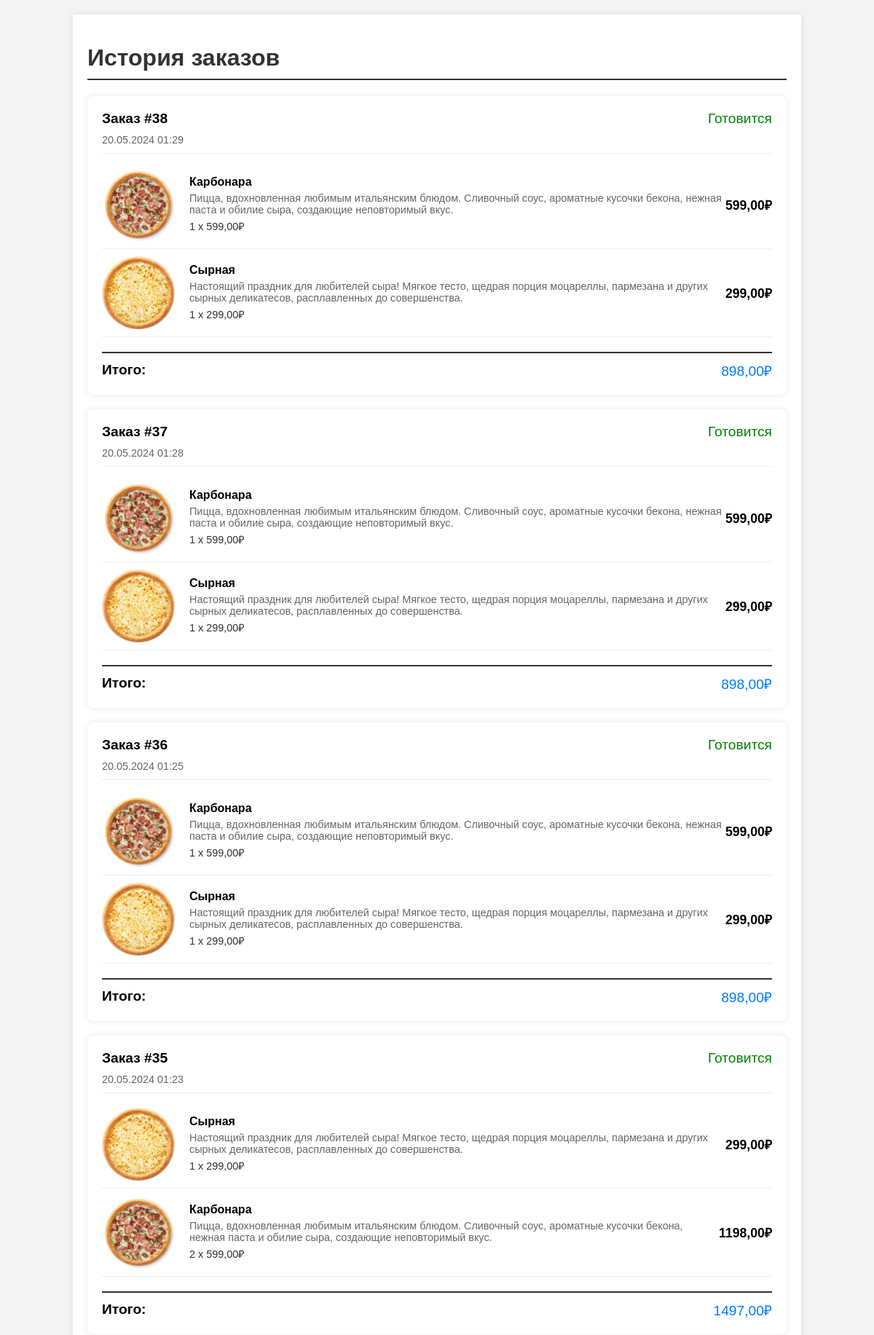
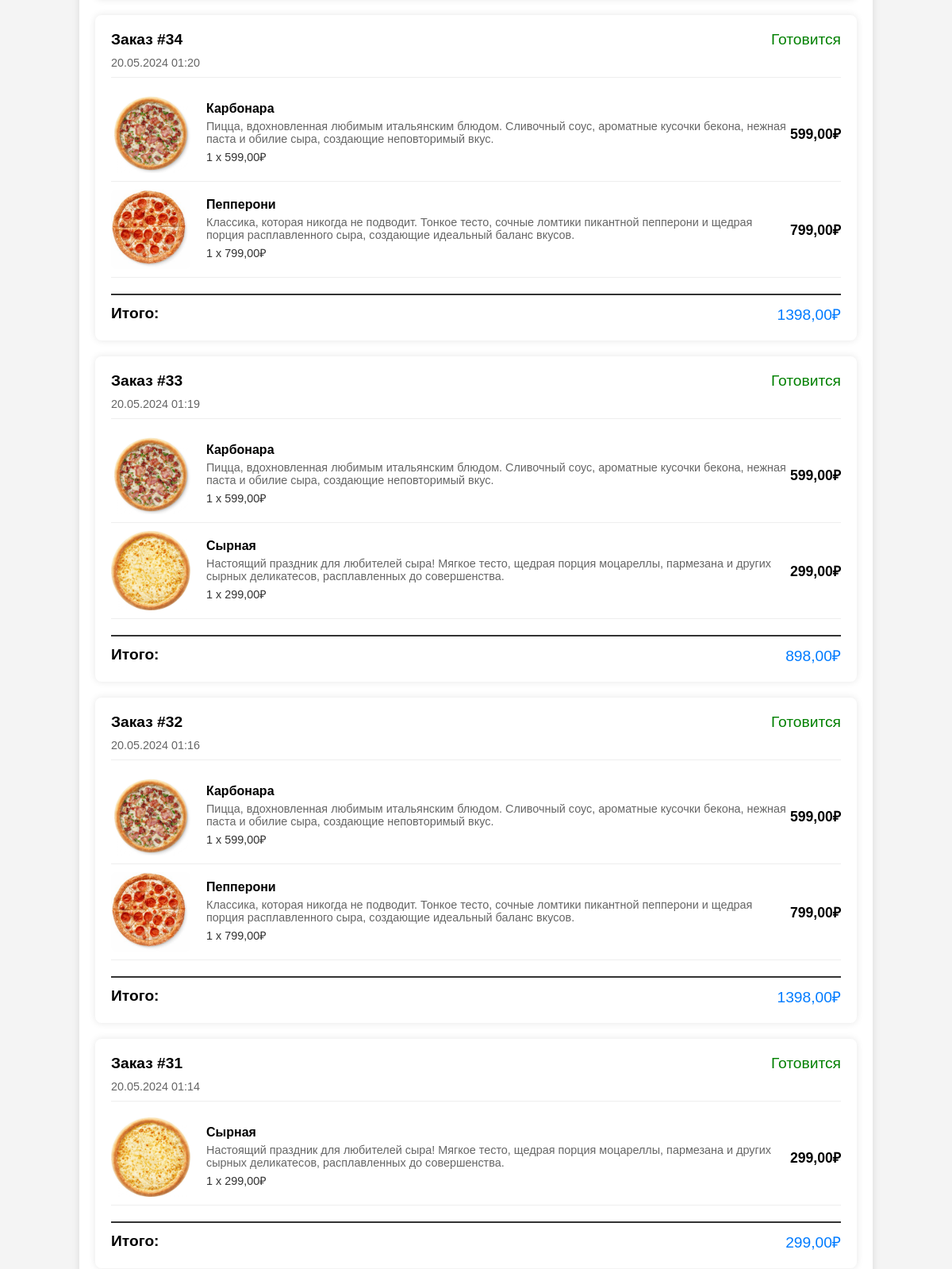
Screenshot of /order_history/ (signed in, upper part) with the database file from the repository (2 pictures, top to bottom).
### main/models.py (models this page shows, shortened)
class Order(models.Model):
    STATUS_CHOICES = [
        ('Готовится', 'Готовится'),
        ('В пути', 'В пути'),
        ('Завершен', 'Завершен'),
    ]
    user = models.ForeignKey(User, on_delete=models.CASCADE)
    created_at = models.DateTimeField(auto_now_add=True)
    status = models.CharField(max_length=20, choices=STATUS_CHOICES, default='Готовится')
    def get_total_cost(self):
        return sum(item.get_total_price for item in self.orderitem_set.all())

class Pizza(models.Model):
    name = models.CharField(max_length=100, verbose_name='Название')
    image = models.ImageField(upload_to='pizza_images', verbose_name='Изображение')
    price = models.DecimalField(max_digits=6, decimal_places=2, verbose_name='Цена')
    description = models.TextField(verbose_name='Описание', default='Описание пиццы')
    ingredients = models.ManyToManyField('Ingredient', blank=True, verbose_name='Ингредиенты')
    class Meta:
        verbose_name = 'Пицца'
        verbose_name_plural = 'Пиццы'

### main/views.py (the view)
# urls.py: path('order_history/', views.order_history, name='order_history'),
@login_required
def order_history(request):
    orders = Order.objects.filter(user=request.user).order_by('-created_at')
    order_data = []
    for order in orders:
        items = order.orderitem_set.all()
        item_list = []
        for item in items:
            item_list.append({
                'pizza_name': item.pizza.name,
                'description': item.pizza.description,
                'image_url': item.pizza.image.url,  # Исправлено для получения URL изображения
                'quantity': item.quantity,
                'price': item.pizza.price,
                'total_price': item.quantity * item.pizza.price
            })
        order_data.append({
            'id': order.id,
            'created_at': order.created_at,
            'items': item_list,
            'total_cost': order.get_total_cost()
        })
    context = {'orders': order_data}
    return render(request, 'main/order_history.html', context)

### main/models.py (called while the page is built)
    @property
    def get_total_price(self):
        return self.quantity * self.pizza.price

### main/templates/main/order_history.html (shortened to what this page needs)
{% load static %}
<!DOCTYPE html>
<html lang="ru">
<head>
    <link rel="stylesheet" href="{% static 'main/css/order_history.css' %}">
</head>
<body>
    <div class="container">
        <header>
            <h1>История заказов</h1>
        </header>
        <main>
            {% for order in orders %}
                <div class="order-card">
                    <div class="order-header">
                        <span class="order-id" data-order-id="{{ order.id }}">Заказ #{{ order.id }}</span>
                        <span id="order-status-{{ order.id }}" class="order-status">{{ order.status }}</span>
                    </div>
                    <div class="order-date">
                        {{ order.created_at|date:"d.m.Y H:i" }}
                    </div>
                    <div class="order-details">
                        {% for item in order.items %}
                            <div class="order-item">
                                <img src="{{ item.image_url }}" alt="{{ item.pizza_name }}">
                                <div class="item-info">
                                    <div class="item-name">{{ item.pizza_name }}</div>
                                    <div class="item-description">{{ item.description }}</div>
                                    <div class="item-quantity-price">{{ item.quantity }} x {{ item.price }}₽</div>
                                </div>
                                <div class="item-total-price">{{ item.total_price }}₽</div>
                            </div>
                        {% endfor %}
                    </div>
                    <div class="order-total">
                        <span class="total-label">Итого:</span>
                        <span class="total-price">{{ order.total_cost|floatformat:2 }}₽</span>
                    </div>
                </div>
            {% endfor %}
        </main>
    </div>
</body>
</html>

### main/static/main/css/order_history.css (style rules this page uses)
body { font-family: Arial, sans-serif; background-color: #f4f4f4; margin: 0; padding: 0; }
.container { width: 80%; margin: 20px auto; background: white; padding: 20px; box-shadow: 0 0 10px rgba(0, 0, 0, 0.1); }
h1 { color: #333; border-bottom: 2px solid #333; padding-bottom: 10px; }
.order-card { background: #fff; margin-bottom: 20px; padding: 20px; box-shadow: 0 0 10px rgba(0, 0, 0, 0.1); border-radius: 8px; }
.order-header { display: flex; justify-content: space-between; align-items: center; font-size: 1.2em; margin-bottom: 10px; }
.order-id { font-weight: bold; }
.order-status { color: green; }
.order-date { font-size: 0.9em; color: #666; margin-bottom: 10px; }
.order-details { border-top: 1px solid #eee; padding-top: 10px; margin-top: 10px; }
.order-item { display: flex; align-items: center; border-bottom: 1px solid #eee; padding: 10px 0; }
.order-item img { width: 100px; height: 100px; object-fit: cover; margin-right: 20px; border-radius: 8px; }
.item-info { flex: 1; }
.item-name { font-weight: bold; margin-bottom: 5px; }
.item-description { font-size: 0.9em; color: #666; margin-bottom: 5px; }
.item-quantity-price { font-size: 0.9em; color: #333; }
.item-total-price { font-size: 1.1em; font-weight: bold; }
.order-total { display: flex; justify-content: space-between; align-items: center; font-size: 1.2em; margin-top: 20px; padding-top: 10px; border-top: 2px solid #333; }
.total-label { font-weight: bold; }
.total-price { color: #007bff; }

### rows the page displays
Order: created_at "20.05.2024 01:29"
Pizza: pizza_name "Карбонара" "Карбонара" "Карбонара" "Карбонара" "Карбонара" "Карбонара" "Карбонара", description "Пицца, вдохновленная любимым итальянским блюдом. Сливочный соус, ароматные кусочки бекона, нежная паста и обилие сыра, создающие неповторимый вкус." "Пицца, вдохновленная любимым итальянским блюдом. Сливочный соус, ароматные кусочки бекона, нежная паста и обилие сыра, создающие неповторимый вкус." "Пицца, вдохновленная любимым итальянским блюдом. Сливочный соус, ароматные кусочки бекона, нежная паста и обилие сыра, создающие неповторимый вкус." "Пицца, вдохновленная любимым итальянским блюдом. Сливочный соус, ароматные кусочки бекона, нежная паста и обилие сыра, создающие неповторимый вкус." "Пицца, вдохновленная любимым итальянским блюдом. Сливочный соус, ароматные кусочки бекона, нежная паста и обилие сыра, создающие неповторимый вкус." "Пицца, вдохновленная любимым итальянским блюдом. Сливочный соус, ароматные кусочки бекона, нежная паста и обилие сыра, создающие неповторимый вкус." "Пицца, вдохновленная любимым итальянским блюдом. Сливочный соус, ароматные кусочки бекона, нежная паста и обилие сыра, создающие неповторимый вкус.", price "599,00" "599,00" "599,00" "599,00" "599,00" "599,00" "599,00"
Pizza: pizza_name "Сырная" "Сырная" "Сырная" "Сырная" "Сырная" "Сырная", description "Настоящий праздник для любителей сыра! Мягкое тесто, щедрая порция моцареллы, пармезана и других сырных деликатесов, расплавленных до совершенства." "Настоящий праздник для любителей сыра! Мягкое тесто, щедрая порция моцареллы, пармезана и других сырных деликатесов, расплавленных до совершенства." "Настоящий праздник для любителей сыра! Мягкое тесто, щедрая порция моцареллы, пармезана и других сырных деликатесов, расплавленных до совершенства." "Настоящий праздник для любителей сыра! Мягкое тесто, щедрая порция моцареллы, пармезана и других сырных деликатесов, расплавленных до совершенства." "Настоящий праздник для любителей сыра! Мягкое тесто, щедрая порция моцареллы, пармезана и других сырных деликатесов, расплавленных до совершенства." "Настоящий праздник для любителей сыра! Мягкое тесто, щедрая порция моцареллы, пармезана и других сырных деликатесов, расплавленных до совершенства.", price "299,00" "299,00" "299,00" "299,00" "299,00" "299,00"
Order: created_at "20.05.2024 01:28"
Order: created_at "20.05.2024 01:25"
Order: created_at "20.05.2024 01:23"
Order: created_at "20.05.2024 01:20"
Pizza: pizza_name "Пепперони" "Пепперони", description "Классика, которая никогда не подводит. Тонкое тесто, сочные ломтики пикантной пепперони и щедрая порция расплавленного сыра, создающие идеальный баланс вкусов." "Классика, которая никогда не подводит. Тонкое тесто, сочные ломтики пикантной пепперони и щедрая порция расплавленного сыра, создающие идеальный баланс вкусов.", price "799,00" "799,00"
Order: created_at "20.05.2024 01:19"
Order: created_at "20.05.2024 01:16"
Order: created_at "20.05.2024 01:14"

### other values shown
{{ order.id }} "38" "37" "36" "35" "34" "33" "32" "31"
{{ item.quantity }} "1" "1" "1" "1" "1" "1" "1" "2" "1" "1" "1" "1" "1" "1" "1"
{{ item.total_price }} "599,00" "299,00" "599,00" "299,00" "599,00" "299,00" "299,00" "1198,00" "599,00" "799,00" "599,00" "299,00" "599,00" "799,00" "299,00"
{{ order.total_cost|floatformat:2 }} "898,00" "898,00" "898,00" "1497,00" "1398,00" "898,00" "1398,00" "299,00"
